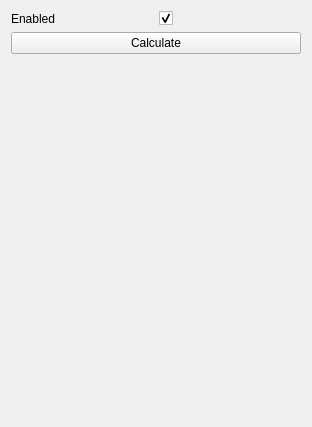
<?xml version="1.0" encoding="UTF-8"?>
<ui version="4.0">
 <class>zernike_toolbox</class>
 <widget class="QWidget" name="zernike_toolbox">
  <property name="geometry">
   <rect>
    <x>0</x>
    <y>0</y>
    <width>312</width>
    <height>427</height>
   </rect>
  </property>
  <property name="windowTitle">
   <string>Zernike Moments Toolbox</string>
  </property>
  <layout class="QGridLayout" name="gridLayout">
   <item row="0" column="0">
    <widget class="QLabel" name="label_enabled">
     <property name="text">
      <string>Enabled</string>
     </property>
    </widget>
   </item>
   <item row="0" column="1">
    <widget class="QCheckBox" name="checkbox_enabled">
     <property name="layoutDirection">
      <enum>Qt::LeftToRight</enum>
     </property>
     <property name="text">
      <string/>
     </property>
     <property name="checked">
      <bool>true</bool>
     </property>
    </widget>
   </item>
   <item row="1" column="0" colspan="2">
    <widget class="QPushButton" name="button_calculate">
     <property name="text">
      <string>Calculate</string>
     </property>
    </widget>
   </item>
   <item row="2" column="0" colspan="2">
    <spacer name="spacer">
     <property name="orientation">
      <enum>Qt::Vertical</enum>
     </property>
     <property name="sizeHint" stdset="0">
      <size>
       <width>288</width>
       <height>358</height>
      </size>
     </property>
    </spacer>
   </item>
  </layout>
 </widget>
 <resources/>
 <connections/>
</ui>
